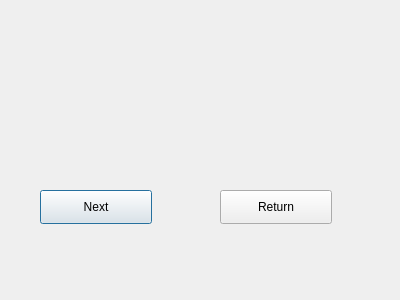
<?xml version="1.0" encoding="UTF-8"?>
<ui version="4.0">
 <class>DialogTwo</class>
 <widget class="QDialog" name="DialogTwo">
  <property name="geometry">
   <rect>
    <x>0</x>
    <y>0</y>
    <width>400</width>
    <height>300</height>
   </rect>
  </property>
  <property name="windowTitle">
   <string>Dialog</string>
  </property>
  <widget class="QPushButton" name="pushButton">
   <property name="geometry">
    <rect>
     <x>40</x>
     <y>190</y>
     <width>112</width>
     <height>34</height>
    </rect>
   </property>
   <property name="text">
    <string>Next</string>
   </property>
  </widget>
  <widget class="QPushButton" name="pushButton_2">
   <property name="geometry">
    <rect>
     <x>220</x>
     <y>190</y>
     <width>112</width>
     <height>34</height>
    </rect>
   </property>
   <property name="text">
    <string>Return</string>
   </property>
  </widget>
 </widget>
 <resources/>
 <connections/>
</ui>
